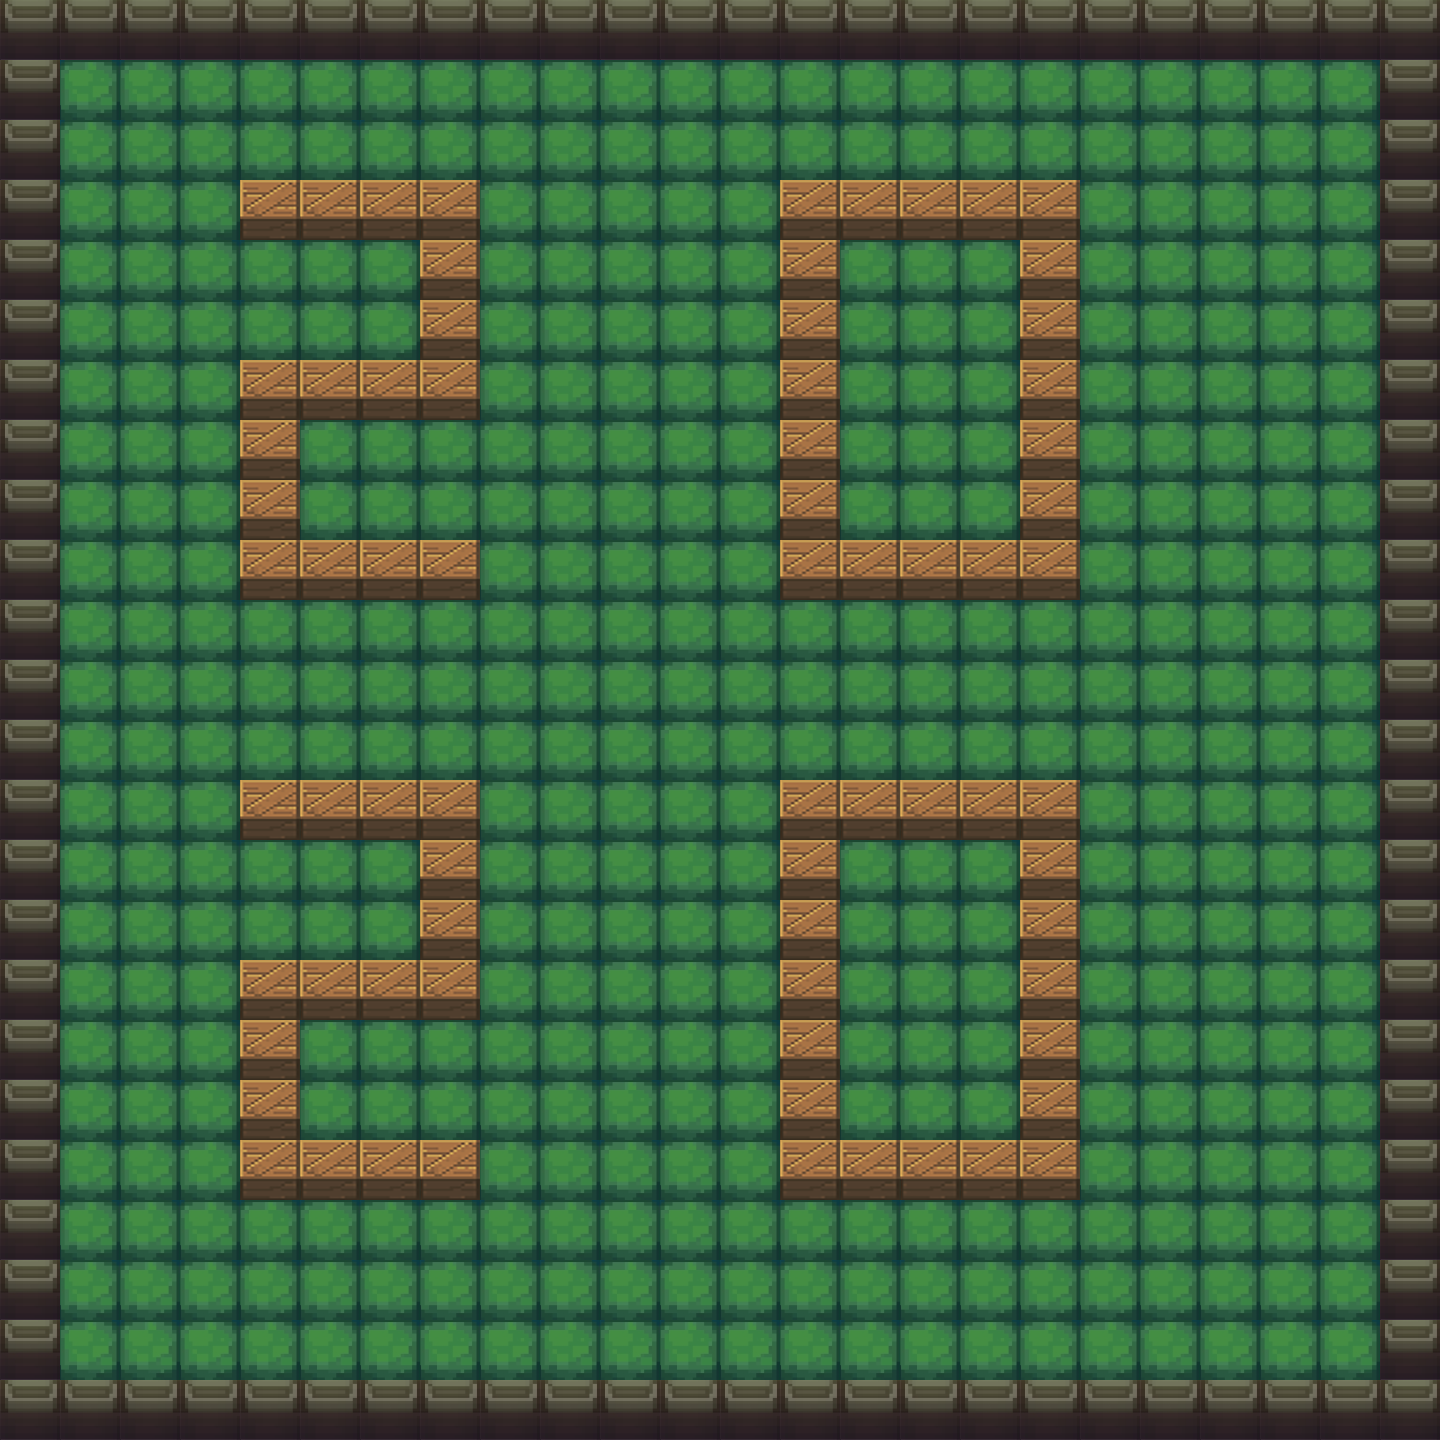

This game map was drawn from its Tiled (.tmx) file and the tilesets committed beside it. A one-line description and the full map source follow:
An orthogonal 24x24 tile map with 60x60 px tiles, 5 tile layers (collision, boxes, Base, Wall, ...), 4 tilesets.

<map version="1.2" tiledversion="1.3.4" orientation="orthogonal" renderorder="right-down" width="24" height="24" tilewidth="60" tileheight="60" infinite="0" nextlayerid="7" nextobjectid="1">
 <tileset firstgid="1" name="标记色块" tilewidth="60" tileheight="60" tilecount="4" columns="4">
  <image source="标记色块.png" width="240" height="60" />
 </tileset>
 <tileset firstgid="5" name="墙与箱子(60版本)" tilewidth="60" tileheight="60" tilecount="2" columns="2">
  <image source="墙与箱子(60版本).png" width="120" height="60" />
 </tileset>
 <tileset firstgid="7" name="草皮" tilewidth="60" tileheight="60" tilecount="1" columns="1">
  <image source="草皮.png" width="60" height="60" />
 </tileset>
 <tileset firstgid="8" name="暗色石头墙" tilewidth="60" tileheight="60" tilecount="1" columns="1">
  <image source="暗色石头墙.png" width="60" height="60" />
 </tileset>
 <layer id="1" name="collision" width="24" height="24">
  <data encoding="csv">
1,1,1,1,1,1,1,1,1,1,1,1,1,1,1,1,1,1,1,1,1,1,1,1,
1,0,0,0,0,0,0,0,0,0,0,0,0,0,0,0,0,0,0,0,0,0,0,1,
1,0,0,0,0,0,0,0,0,0,0,0,0,0,0,0,0,0,0,0,0,0,0,1,
1,0,0,0,1,1,1,1,0,0,0,0,0,1,1,1,1,1,0,0,0,0,0,1,
1,0,0,0,0,0,0,1,0,0,0,0,0,1,0,0,0,1,0,0,0,0,0,1,
1,0,0,0,0,0,0,1,0,0,0,0,0,1,0,0,0,1,0,0,0,0,0,1,
1,0,0,0,1,1,1,1,0,0,0,0,0,1,0,0,0,1,0,0,0,0,0,1,
1,0,0,0,1,0,0,0,0,0,0,0,0,1,0,0,0,1,0,0,0,0,0,1,
1,0,0,0,1,0,0,0,0,0,0,0,0,1,0,0,0,1,0,0,0,0,0,1,
1,0,0,0,1,1,1,1,0,0,0,0,0,1,1,1,1,1,0,0,0,0,0,1,
1,0,0,0,0,0,0,0,0,0,0,0,0,0,0,0,0,0,0,0,0,0,0,1,
1,0,0,0,0,0,0,0,0,0,0,0,0,0,0,0,0,0,0,0,0,0,0,1,
1,0,0,0,0,0,0,0,0,0,0,0,0,0,0,0,0,0,0,0,0,0,0,1,
1,0,0,0,1,1,1,1,0,0,0,0,0,1,1,1,1,1,0,0,0,0,0,1,
1,0,0,0,0,0,0,1,0,0,0,0,0,1,0,0,0,1,0,0,0,0,0,1,
1,0,0,0,0,0,0,1,0,0,0,0,0,1,0,0,0,1,0,0,0,0,0,1,
1,0,0,0,1,1,1,1,0,0,0,0,0,1,0,0,0,1,0,0,0,0,0,1,
1,0,0,0,1,0,0,0,0,0,0,0,0,1,0,0,0,1,0,0,0,0,0,1,
1,0,0,0,1,0,0,0,0,0,0,0,0,1,0,0,0,1,0,0,0,0,0,1,
1,0,0,0,1,1,1,1,0,0,0,0,0,1,1,1,1,1,0,0,0,0,0,1,
1,0,0,0,0,0,0,0,0,0,0,0,0,0,0,0,0,0,0,0,0,0,0,1,
1,0,0,0,0,0,0,0,0,0,0,0,0,0,0,0,0,0,0,0,0,0,0,1,
1,0,0,0,0,0,0,0,0,0,0,0,0,0,0,0,0,0,0,0,0,0,0,1,
1,1,1,1,1,1,1,1,1,1,1,1,1,1,1,1,1,1,1,1,1,1,1,1
</data>
 </layer>
 <layer id="2" name="boxes" width="24" height="24">
  <data encoding="csv">
0,0,0,0,0,0,0,0,0,0,0,0,0,0,0,0,0,0,0,0,0,0,0,0,
0,0,0,0,0,0,0,0,0,0,0,0,0,0,0,0,0,0,0,0,0,0,0,0,
0,0,0,0,0,0,0,0,0,0,0,0,0,0,0,0,0,0,0,0,0,0,0,0,
0,0,0,0,2,2,2,2,0,0,0,0,0,2,2,2,2,2,0,0,0,0,0,0,
0,0,0,0,0,0,0,2,0,0,0,0,0,2,0,0,0,2,0,0,0,0,0,0,
0,0,0,0,0,0,0,2,0,0,0,0,0,2,0,0,0,2,0,0,0,0,0,0,
0,0,0,0,2,2,2,2,0,0,0,0,0,2,0,0,0,2,0,0,0,0,0,0,
0,0,0,0,2,0,0,0,0,0,0,0,0,2,0,0,0,2,0,0,0,0,0,0,
0,0,0,0,2,0,0,0,0,0,0,0,0,2,0,0,0,2,0,0,0,0,0,0,
0,0,0,0,2,2,2,2,0,0,0,0,0,2,2,2,2,2,0,0,0,0,0,0,
0,0,0,0,0,0,0,0,0,0,0,0,0,0,0,0,0,0,0,0,0,0,0,0,
0,0,0,0,0,0,0,0,0,0,0,0,0,0,0,0,0,0,0,0,0,0,0,0,
0,0,0,0,0,0,0,0,0,0,0,0,0,0,0,0,0,0,0,0,0,0,0,0,
0,0,0,0,2,2,2,2,0,0,0,0,0,2,2,2,2,2,0,0,0,0,0,0,
0,0,0,0,0,0,0,2,0,0,0,0,0,2,0,0,0,2,0,0,0,0,0,0,
0,0,0,0,0,0,0,2,0,0,0,0,0,2,0,0,0,2,0,0,0,0,0,0,
0,0,0,0,2,2,2,2,0,0,0,0,0,2,0,0,0,2,0,0,0,0,0,0,
0,0,0,0,2,0,0,0,0,0,0,0,0,2,0,0,0,2,0,0,0,0,0,0,
0,0,0,0,2,0,0,0,0,0,0,0,0,2,0,0,0,2,0,0,0,0,0,0,
0,0,0,0,2,2,2,2,0,0,0,0,0,2,2,2,2,2,0,0,0,0,0,0,
0,0,0,0,0,0,0,0,0,0,0,0,0,0,0,0,0,0,0,0,0,0,0,0,
0,0,0,0,0,0,0,0,0,0,0,0,0,0,0,0,0,0,0,0,0,0,0,0,
0,0,0,0,0,0,0,0,0,0,0,0,0,0,0,0,0,0,0,0,0,0,0,0,
0,0,0,0,0,0,0,0,0,0,0,0,0,0,0,0,0,0,0,0,0,0,0,0
</data>
 </layer>
 <layer id="3" name="Base" width="24" height="24">
  <data encoding="csv">
7,7,7,7,7,7,7,7,7,7,7,7,7,7,7,7,7,7,7,7,7,7,7,7,
7,7,7,7,7,7,7,7,7,7,7,7,7,7,7,7,7,7,7,7,7,7,7,7,
7,7,7,7,7,7,7,7,7,7,7,7,7,7,7,7,7,7,7,7,7,7,7,7,
7,7,7,7,7,7,7,7,7,7,7,7,7,7,7,7,7,7,7,7,7,7,7,7,
7,7,7,7,7,7,7,7,7,7,7,7,7,7,7,7,7,7,7,7,7,7,7,7,
7,7,7,7,7,7,7,7,7,7,7,7,7,7,7,7,7,7,7,7,7,7,7,7,
7,7,7,7,7,7,7,7,7,7,7,7,7,7,7,7,7,7,7,7,7,7,7,7,
7,7,7,7,7,7,7,7,7,7,7,7,7,7,7,7,7,7,7,7,7,7,7,7,
7,7,7,7,7,7,7,7,7,7,7,7,7,7,7,7,7,7,7,7,7,7,7,7,
7,7,7,7,7,7,7,7,7,7,7,7,7,7,7,7,7,7,7,7,7,7,7,7,
7,7,7,7,7,7,7,7,7,7,7,7,7,7,7,7,7,7,7,7,7,7,7,7,
7,7,7,7,7,7,7,7,7,7,7,7,7,7,7,7,7,7,7,7,7,7,7,7,
7,7,7,7,7,7,7,7,7,7,7,7,7,7,7,7,7,7,7,7,7,7,7,7,
7,7,7,7,7,7,7,7,7,7,7,7,7,7,7,7,7,7,7,7,7,7,7,7,
7,7,7,7,7,7,7,7,7,7,7,7,7,7,7,7,7,7,7,7,7,7,7,7,
7,7,7,7,7,7,7,7,7,7,7,7,7,7,7,7,7,7,7,7,7,7,7,7,
7,7,7,7,7,7,7,7,7,7,7,7,7,7,7,7,7,7,7,7,7,7,7,7,
7,7,7,7,7,7,7,7,7,7,7,7,7,7,7,7,7,7,7,7,7,7,7,7,
7,7,7,7,7,7,7,7,7,7,7,7,7,7,7,7,7,7,7,7,7,7,7,7,
7,7,7,7,7,7,7,7,7,7,7,7,7,7,7,7,7,7,7,7,7,7,7,7,
7,7,7,7,7,7,7,7,7,7,7,7,7,7,7,7,7,7,7,7,7,7,7,7,
7,7,7,7,7,7,7,7,7,7,7,7,7,7,7,7,7,7,7,7,7,7,7,7,
7,7,7,7,7,7,7,7,7,7,7,7,7,7,7,7,7,7,7,7,7,7,7,7,
7,7,7,7,7,7,7,7,7,7,7,7,7,7,7,7,7,7,7,7,7,7,7,7
</data>
 </layer>
 <layer id="4" name="Wall" width="24" height="24">
  <data encoding="csv">
8,8,8,8,8,8,8,8,8,8,8,8,8,8,8,8,8,8,8,8,8,8,8,8,
8,0,0,0,0,0,0,0,0,0,0,0,0,0,0,0,0,0,0,0,0,0,0,8,
8,0,0,0,0,0,0,0,0,0,0,0,0,0,0,0,0,0,0,0,0,0,0,8,
8,0,0,0,0,0,0,0,0,0,0,0,0,0,0,0,0,0,0,0,0,0,0,8,
8,0,0,0,0,0,0,0,0,0,0,0,0,0,0,0,0,0,0,0,0,0,0,8,
8,0,0,0,0,0,0,0,0,0,0,0,0,0,0,0,0,0,0,0,0,0,0,8,
8,0,0,0,0,0,0,0,0,0,0,0,0,0,0,0,0,0,0,0,0,0,0,8,
8,0,0,0,0,0,0,0,0,0,0,0,0,0,0,0,0,0,0,0,0,0,0,8,
8,0,0,0,0,0,0,0,0,0,0,0,0,0,0,0,0,0,0,0,0,0,0,8,
8,0,0,0,0,0,0,0,0,0,0,0,0,0,0,0,0,0,0,0,0,0,0,8,
8,0,0,0,0,0,0,0,0,0,0,0,0,0,0,0,0,0,0,0,0,0,0,8,
8,0,0,0,0,0,0,0,0,0,0,0,0,0,0,0,0,0,0,0,0,0,0,8,
8,0,0,0,0,0,0,0,0,0,0,0,0,0,0,0,0,0,0,0,0,0,0,8,
8,0,0,0,0,0,0,0,0,0,0,0,0,0,0,0,0,0,0,0,0,0,0,8,
8,0,0,0,0,0,0,0,0,0,0,0,0,0,0,0,0,0,0,0,0,0,0,8,
8,0,0,0,0,0,0,0,0,0,0,0,0,0,0,0,0,0,0,0,0,0,0,8,
8,0,0,0,0,0,0,0,0,0,0,0,0,0,0,0,0,0,0,0,0,0,0,8,
8,0,0,0,0,0,0,0,0,0,0,0,0,0,0,0,0,0,0,0,0,0,0,8,
8,0,0,0,0,0,0,0,0,0,0,0,0,0,0,0,0,0,0,0,0,0,0,8,
8,0,0,0,0,0,0,0,0,0,0,0,0,0,0,0,0,0,0,0,0,0,0,8,
8,0,0,0,0,0,0,0,0,0,0,0,0,0,0,0,0,0,0,0,0,0,0,8,
8,0,0,0,0,0,0,0,0,0,0,0,0,0,0,0,0,0,0,0,0,0,0,8,
8,0,0,0,0,0,0,0,0,0,0,0,0,0,0,0,0,0,0,0,0,0,0,8,
8,8,8,8,8,8,8,8,8,8,8,8,8,8,8,8,8,8,8,8,8,8,8,8
</data>
 </layer>
 <layer id="5" name="Barrier" width="24" height="24">
  <data encoding="csv">
0,0,0,0,0,0,0,0,0,0,0,0,0,0,0,0,0,0,0,0,0,0,0,0,
0,0,0,0,0,0,0,0,0,0,0,0,0,0,0,0,0,0,0,0,0,0,0,0,
0,0,0,0,0,0,0,0,0,0,0,0,0,0,0,0,0,0,0,0,0,0,0,0,
0,0,0,0,6,6,6,6,0,0,0,0,0,6,6,6,6,6,0,0,0,0,0,0,
0,0,0,0,0,0,0,6,0,0,0,0,0,6,0,0,0,6,0,0,0,0,0,0,
0,0,0,0,0,0,0,6,0,0,0,0,0,6,0,0,0,6,0,0,0,0,0,0,
0,0,0,0,6,6,6,6,0,0,0,0,0,6,0,0,0,6,0,0,0,0,0,0,
0,0,0,0,6,0,0,0,0,0,0,0,0,6,0,0,0,6,0,0,0,0,0,0,
0,0,0,0,6,0,0,0,0,0,0,0,0,6,0,0,0,6,0,0,0,0,0,0,
0,0,0,0,6,6,6,6,0,0,0,0,0,6,6,6,6,6,0,0,0,0,0,0,
0,0,0,0,0,0,0,0,0,0,0,0,0,0,0,0,0,0,0,0,0,0,0,0,
0,0,0,0,0,0,0,0,0,0,0,0,0,0,0,0,0,0,0,0,0,0,0,0,
0,0,0,0,0,0,0,0,0,0,0,0,0,0,0,0,0,0,0,0,0,0,0,0,
0,0,0,0,6,6,6,6,0,0,0,0,0,6,6,6,6,6,0,0,0,0,0,0,
0,0,0,0,0,0,0,6,0,0,0,0,0,6,0,0,0,6,0,0,0,0,0,0,
0,0,0,0,0,0,0,6,0,0,0,0,0,6,0,0,0,6,0,0,0,0,0,0,
0,0,0,0,6,6,6,6,0,0,0,0,0,6,0,0,0,6,0,0,0,0,0,0,
0,0,0,0,6,0,0,0,0,0,0,0,0,6,0,0,0,6,0,0,0,0,0,0,
0,0,0,0,6,0,0,0,0,0,0,0,0,6,0,0,0,6,0,0,0,0,0,0,
0,0,0,0,6,6,6,6,0,0,0,0,0,6,6,6,6,6,0,0,0,0,0,0,
0,0,0,0,0,0,0,0,0,0,0,0,0,0,0,0,0,0,0,0,0,0,0,0,
0,0,0,0,0,0,0,0,0,0,0,0,0,0,0,0,0,0,0,0,0,0,0,0,
0,0,0,0,0,0,0,0,0,0,0,0,0,0,0,0,0,0,0,0,0,0,0,0,
0,0,0,0,0,0,0,0,0,0,0,0,0,0,0,0,0,0,0,0,0,0,0,0
</data>
 </layer>
</map>
